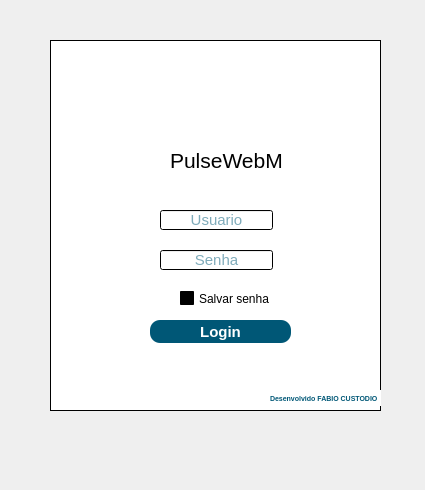
<?xml version="1.0" encoding="UTF-8"?>
<ui version="4.0">
 <class>Login</class>
 <widget class="QWidget" name="Login">
  <property name="geometry">
   <rect>
    <x>0</x>
    <y>0</y>
    <width>425</width>
    <height>490</height>
   </rect>
  </property>
  <property name="windowTitle">
   <string>Form</string>
  </property>
  <property name="styleSheet">
   <string notr="true"/>
  </property>
  <widget class="QFrame" name="frame">
   <property name="geometry">
    <rect>
     <x>50</x>
     <y>40</y>
     <width>331</width>
     <height>371</height>
    </rect>
   </property>
   <property name="styleSheet">
    <string notr="true">background-color: qlineargradient(spread:pad, x1:0, y1:0, x2:1, y2:0, stop:0 rgba(255, 255, 255, 255), stop:1 rgba(255, 255, 255, 255));</string>
   </property>
   <property name="frameShape">
    <enum>QFrame::StyledPanel</enum>
   </property>
   <property name="frameShadow">
    <enum>QFrame::Raised</enum>
   </property>
   <widget class="QLineEdit" name="username_input">
    <property name="geometry">
     <rect>
      <x>110</x>
      <y>170</y>
      <width>113</width>
      <height>20</height>
     </rect>
    </property>
    <property name="font">
     <font>
      <pointsize>11</pointsize>
     </font>
    </property>
    <property name="styleSheet">
     <string notr="true">border-color: rgb(0, 87, 118);
color: rgba(0, 87, 118, 1);</string>
    </property>
    <property name="alignment">
     <set>Qt::AlignCenter</set>
    </property>
    <property name="placeholderText">
     <string>Usuario</string>
    </property>
   </widget>
   <widget class="QLineEdit" name="password_input">
    <property name="geometry">
     <rect>
      <x>110</x>
      <y>210</y>
      <width>113</width>
      <height>20</height>
     </rect>
    </property>
    <property name="font">
     <font>
      <pointsize>11</pointsize>
     </font>
    </property>
    <property name="styleSheet">
     <string notr="true">border-color: rgb(0, 87, 118);
color: rgba(0, 87, 118, 1);</string>
    </property>
    <property name="echoMode">
     <enum>QLineEdit::Password</enum>
    </property>
    <property name="alignment">
     <set>Qt::AlignCenter</set>
    </property>
    <property name="placeholderText">
     <string>Senha</string>
    </property>
   </widget>
   <widget class="QPushButton" name="login_button">
    <property name="geometry">
     <rect>
      <x>100</x>
      <y>280</y>
      <width>141</width>
      <height>23</height>
     </rect>
    </property>
    <property name="font">
     <font>
      <pointsize>11</pointsize>
      <weight>75</weight>
      <bold>true</bold>
     </font>
    </property>
    <property name="cursor">
     <cursorShape>PointingHandCursor</cursorShape>
    </property>
    <property name="styleSheet">
     <string notr="true">QPushButton{

background-color: rgb(0,87,118);

color: rgb(255, 255, 255);

border-radius:10px

}

QPushButton:hover{

border-color: rgb(0, 87, 118);
border-top-color: rgb(0, 87, 118);

background-color: rgb(255, 255, 255);

color: rgb(0, 87, 118);

border-radius:10px
}</string>
    </property>
    <property name="text">
     <string>Login</string>
    </property>
   </widget>
   <widget class="QLabel" name="label">
    <property name="geometry">
     <rect>
      <x>130</x>
      <y>20</y>
      <width>81</width>
      <height>81</height>
     </rect>
    </property>
    <property name="text">
     <string/>
    </property>
    <property name="pixmap">
     <pixmap>veto2.PNG</pixmap>
    </property>
    <property name="scaledContents">
     <bool>true</bool>
    </property>
   </widget>
   <widget class="QLabel" name="label_2">
    <property name="geometry">
     <rect>
      <x>120</x>
      <y>110</y>
      <width>151</width>
      <height>20</height>
     </rect>
    </property>
    <property name="font">
     <font>
      <pointsize>16</pointsize>
     </font>
    </property>
    <property name="text">
     <string>PulseWebM</string>
    </property>
   </widget>
   <widget class="QLabel" name="label_3">
    <property name="geometry">
     <rect>
      <x>220</x>
      <y>350</y>
      <width>111</width>
      <height>16</height>
     </rect>
    </property>
    <property name="font">
     <font>
      <pointsize>5</pointsize>
      <weight>75</weight>
      <bold>true</bold>
     </font>
    </property>
    <property name="styleSheet">
     <string notr="true">color: rgb(0, 87, 118);</string>
    </property>
    <property name="text">
     <string>Desenvolvido FABIO CUSTODIO</string>
    </property>
   </widget>
   <widget class="QCheckBox" name="checkBox">
    <property name="geometry">
     <rect>
      <x>130</x>
      <y>250</y>
      <width>91</width>
      <height>17</height>
     </rect>
    </property>
    <property name="text">
     <string>Salvar senha</string>
    </property>
   </widget>
  </widget>
 </widget>
 <tabstops>
  <tabstop>username_input</tabstop>
  <tabstop>checkBox</tabstop>
  <tabstop>password_input</tabstop>
  <tabstop>login_button</tabstop>
 </tabstops>
 <resources/>
 <connections/>
</ui>
